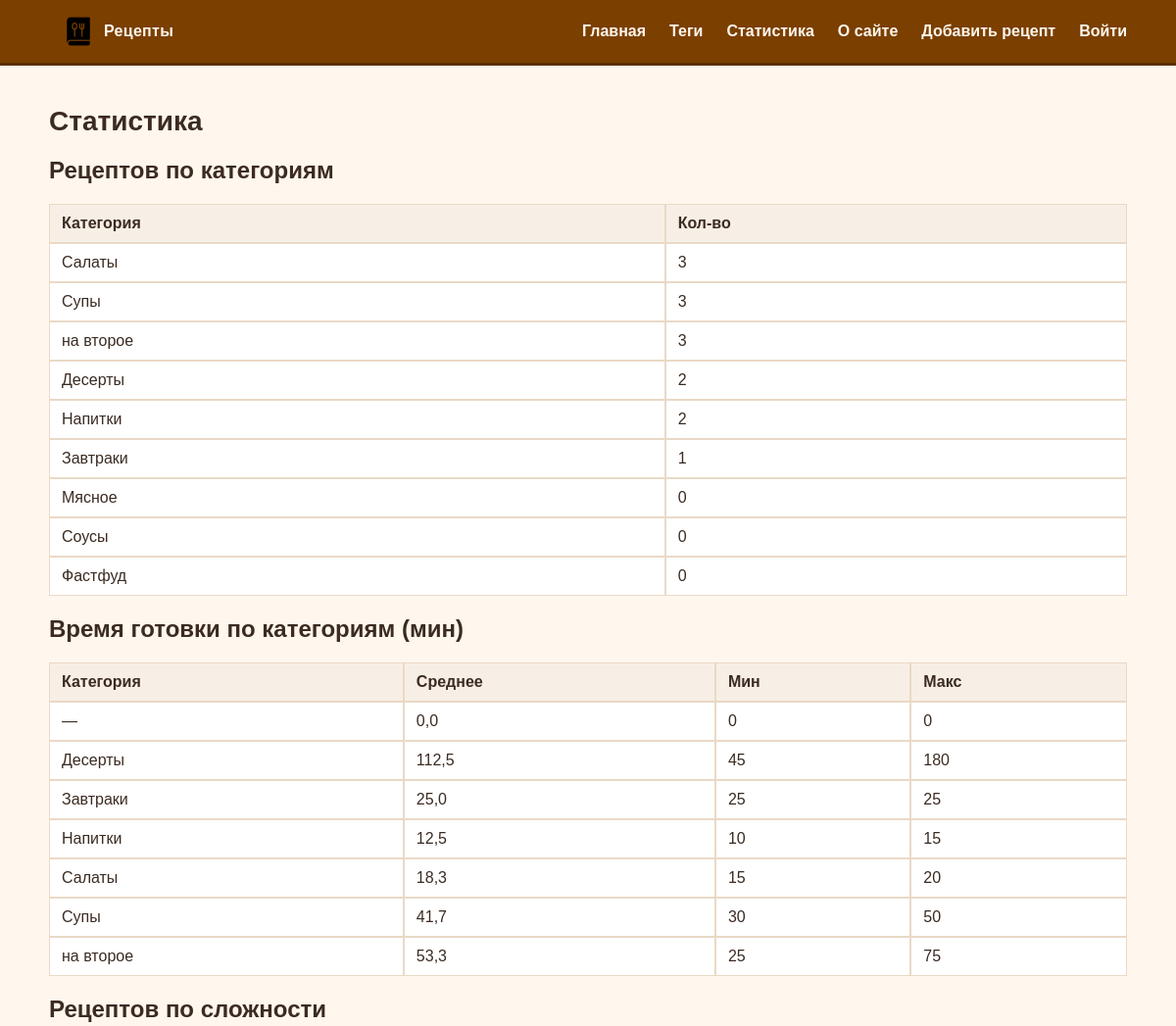
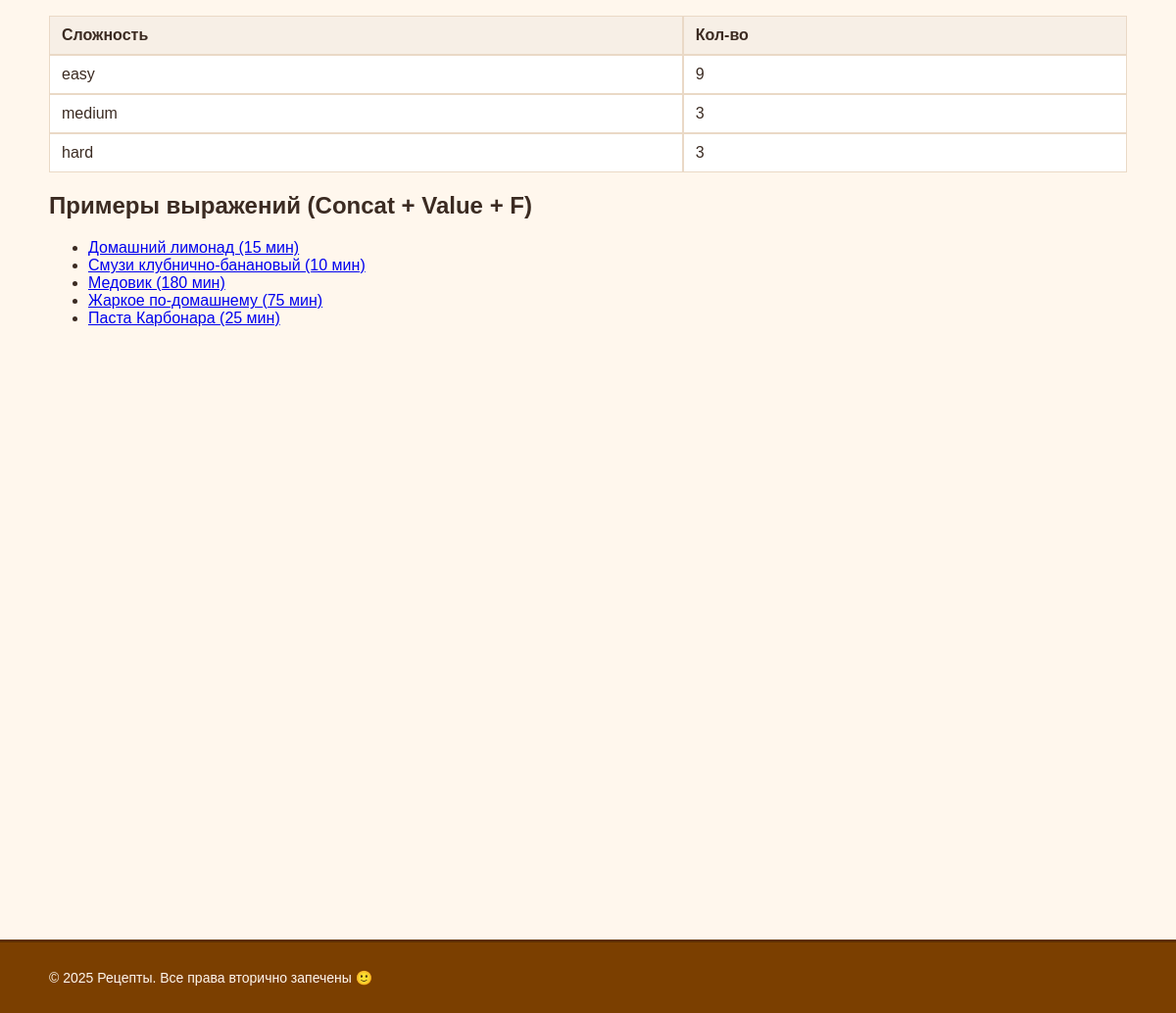
Screenshot of /stats/ with the database file from the repository (2 pictures, top to bottom).
### recipes/models.py (models this page shows, shortened)
class Category(models.Model):
    name = models.CharField("Название", max_length=120, unique=True, db_index=True)
    slug = models.SlugField("Слаг", max_length=120, unique=True, db_index=True)
    class Meta:
        verbose_name = "Категория"
        verbose_name_plural = "Категории"
        ordering = ["name"]

class Recipe(models.Model):
    class Difficulty(models.TextChoices):
        EASY = "easy", "простая"
        MEDIUM = "medium", "средняя"
        HARD = "hard", "сложная"
    title = models.CharField("Название", max_length=255, db_index=True)
    slug = models.SlugField("Слаг", max_length=255, unique=True, db_index=True)
    desc = models.TextField("Описание", blank=True)
    image = models.CharField("Путь к изображению", max_length=255, blank=True)  # путь в /static/...
    cook_time = models.CharField("Время (текст)", max_length=50, blank=True)     # например: "45 мин"
    cook_time_min = models.PositiveIntegerField("Время (мин)", default=0)        # число минут для агрегаций
    difficulty = models.CharField(
        "Сложность",
        max_length=10,
        choices=Difficulty.choices,
        default=Difficulty.EASY,
    )
    is_published = models.BooleanField("Опубликован", default=True)
    photo = models.ImageField("Фото", upload_to=recipe_photo_upload_to, blank=True, null=True)
    category = models.ForeignKey(
        "Category",
        verbose_name="Категория",
        on_delete=models.SET_NULL,
        null=True,
        blank=True,
        related_name="recipes",
    )  # 1 категория -> много рецептов
    tags = models.ManyToManyField(
        "Tag",
        verbose_name="Теги",
        blank=True,
        related_name="recipes",
    )  # многие теги <-> многие рецепты
    created_at = models.DateTimeField("Создано", auto_now_add=True)
    updated_at = models.DateTimeField("Обновлено", auto_now=True)
    objects = models.Manager()
    published = PublishedManager()
    class Meta:
        verbose_name = "Рецепт"
        verbose_name_plural = "Рецепты"
        ordering = ["-created_at"]
        indexes = [models.Index(fields=["-created_at"])]

### recipes/views.py (the view)
# urls.py: path('stats/', views.stats, name='stats'),
def stats(request):
    per_category = (Category.objects
                    .annotate(cnt=Count('recipes'))
                    .values('name', 'cnt')
                    .order_by('-cnt', 'name'))
    cook_stats = (Recipe.objects
                  .values('category__name')
                  .annotate(avg=Avg('cook_time_min'), mn=Min('cook_time_min'), mx=Max('cook_time_min'))
                  .order_by('category__name'))
    per_difficulty = (Recipe.objects
                      .values('difficulty')
                      .annotate(cnt=Count('id'))
                      .order_by('-cnt'))
    samples = (
    Recipe.published
    .annotate(
        title_with_time=Concat(
            F('title'),
            Value(' ('),
            Cast(F('cook_time_min'), output_field=models.CharField()),
            Value(' мин)')
        )
    )
    .values('title_with_time', 'slug')[:5]
)
    ctx = {
        'title': 'Статистика',
        'per_category': list(per_category),
        'cook_stats': list(cook_stats),
        'per_difficulty': list(per_difficulty),
        'samples': list(samples),
        'year': 2025,
    }
    return render(request, 'recipes/stats.html', ctx)

### recipes/models.py (called while the page is built)
    def get_queryset(self):
        return super().get_queryset().filter(is_published=True)

### recipes/templates/recipes/stats.html (shortened to what this page needs)
{% extends 'base.html' %}
{% block content %}
  <h1 class="page-title">Статистика</h1>
  <h2>Рецептов по категориям</h2>
  <table class="tbl">
    <tr><th>Категория</th><th>Кол-во</th></tr>
    {% for row in per_category %}
      <tr><td>{{ row.name|default:"—" }}</td><td>{{ row.cnt }}</td></tr>
    {% endfor %}
  </table>
  <h2>Время готовки по категориям (мин)</h2>
  <table class="tbl">
    <tr><th>Категория</th><th>Среднее</th><th>Мин</th><th>Макс</th></tr>
    {% for row in cook_stats %}
      <tr>
        <td>{{ row.category__name|default:"—" }}</td>
        <td>{{ row.avg|floatformat:1 }}</td>
        <td>{{ row.mn }}</td>
        <td>{{ row.mx }}</td>
      </tr>
    {% endfor %}
  </table>
  <h2>Рецептов по сложности</h2>
  <table class="tbl">
    <tr><th>Сложность</th><th>Кол-во</th></tr>
    {% for row in per_difficulty %}
      <tr><td>{{ row.difficulty }}</td><td>{{ row.cnt }}</td></tr>
    {% endfor %}
  </table>
  <h2>Примеры выражений (Concat + Value + F)</h2>
  <ul>
    {% for s in samples %}
      <li><a href="{% url 'recipe_detail_slug' s.slug %}">{{ s.title_with_time }}</a></li>
    {% endfor %}
  </ul>
{% endblock %}

### recipes/static/recipes/css/styles.css (style rules this page uses)
:root { --choco:#7B3F00; --choco-dark:#5e2f00; --cream:#FFF7ED; --ink:#3b2b22; --paper:#ffffff; --border:#ead9c6; --header-h:64px; --footer-h:72px; --header-extra-gap:20px; --footer-extra-gap:32px; }
html, body { min-height:100%; margin:0; color:var(--ink); background:var(--cream); font-family:Arial, system-ui, -apple-system, "Segoe UI", Roboto, "Helvetica Neue", sans-serif; }
body { padding-top:calc(var(--header-h) + var(--header-extra-gap)); padding-bottom:calc(var(--footer-h) + var(--footer-extra-gap)); }
.page-title { margin:8px 0 16px; font-size:28px; }
.tbl { width:100%; border-collapse:separate; border-spacing:0; margin:8px 0 16px; }
.tbl th,.tbl td { padding:10px 12px; border:1px solid var(--border); background:#fff; }
.tbl th { background:#f7efe6; text-align:left; }

### rows the page displays
Category: name "Салаты", cnt "3", category__name "Салаты", avg "18,3", mn "15", mx "20"
Category: name "Супы", cnt "3", category__name "Супы", avg "41,7", mn "30", mx "50"
Category: name "на второе", cnt "3", category__name "на второе", avg "53,3", mn "25", mx "75"
Category: name "Десерты", cnt "2", category__name "Десерты", avg "112,5", mn "45", mx "180"
Category: name "Напитки", cnt "2", category__name "Напитки", avg "12,5", mn "10", mx "15"
Category: name "Завтраки", cnt "1", category__name "Завтраки", avg "25,0", mn "25", mx "25"
Category: name "Мясное", cnt "0"
Category: name "Соусы", cnt "0"
Category: name "Фастфуд", cnt "0"
Recipe: difficulty "easy", cnt "9"

### other values shown
{{ row.category__name|default:"—" }} "—"
{{ row.avg|floatformat:1 }} "0,0"
{{ row.mn }} "0"
{{ row.mx }} "0"
{{ row.difficulty }} "medium" "hard"
{{ row.cnt }} "3" "3"
{{ s.title_with_time }} "Домашний лимонад (15 мин)" "Смузи клубнично-банановый (10 мин)" "Медовик (180 мин)" "Жаркое по-домашнему (75 мин)" "Паста Карбонара (25 мин)"
{{ year|default:2025 }} "2025"
